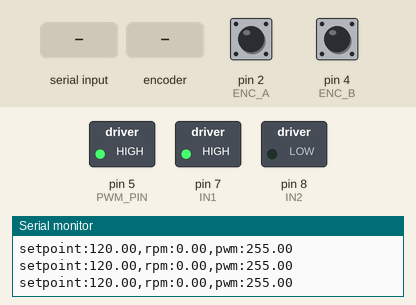
This program was run on a simulated Arduino Uno, built with avr-gcc and run on an emulated ATmega328P. Shown: switched loads named in the program (green lamp = pin HIGH), the last lines printed to the serial monitor. The test bench sets the inputs (shaded band); at power-on: pin 2 (ENC_A) HIGH, pin 4 (ENC_B) HIGH.

Above: at 1.2 s.
1.3 s: "x" received over Serial
At 3.4 s:
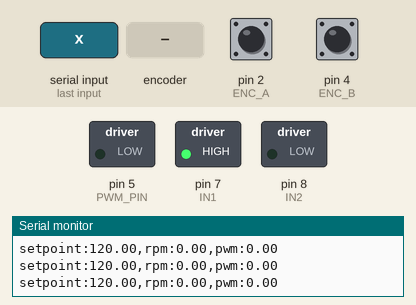
3.8 s: "g" received over Serial
At 6.0 s:
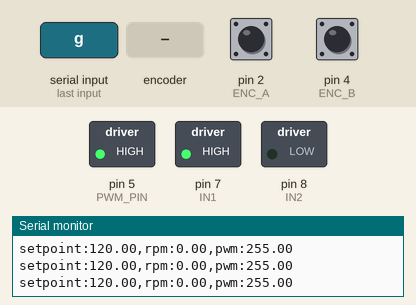
6.3 s: "s" received over Serial
At 8.3 s:
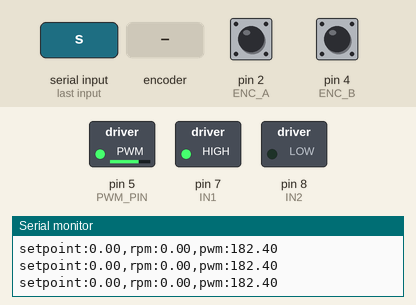
8.7 s: rotary encoder on pin 2 (ENC_A) / pin 4 (ENC_B) turned 3 steps (first pin leading)
At 8.92 s:
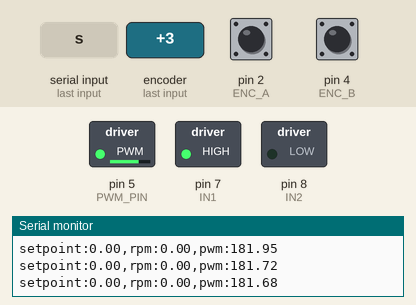
Timing chart, 0 to 11.7 s (numbered marks = the images above; inputs shaded):
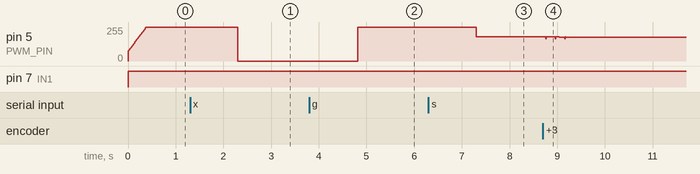

Measured:
- after the input at 1.3 s, pin 5 (PWM_PIN): 255/255 → 0/255 after 1.0 s
- after the input at 3.8 s, pin 5 (PWM_PIN): 0/255 → 255/255 after 1.0 s
- after the input at 6.3 s, pin 5 (PWM_PIN): 255/255 → 182/255 after 1.0 s
- after the input at 8.7 s, pin 5 (PWM_PIN): ramps from 182/255 to 166/255 and jumps back, once every 0.20 s

The program:

main.cpp
```cpp
// Closed-loop DC motor speed control.
//
// A quadrature encoder measures shaft speed; a PID controller running at a
// fixed 100 Hz drives an H-bridge (L298N or TB6612) with PWM. Gains and the
// setpoint are tuned live over the serial port, and telemetry is printed in a
// format the Arduino Serial Plotter understands.

#include <Arduino.h>
#include <Pid.h>

// ----- Wiring (Arduino Uno / Nano) -----
constexpr uint8_t ENC_A = 2;    // interrupt pin
constexpr uint8_t ENC_B = 4;
constexpr uint8_t PWM_PIN = 5;  // H-bridge enable (ENA), 980 Hz PWM on pin 5
constexpr uint8_t IN1 = 7;
constexpr uint8_t IN2 = 8;

// ----- Motor and loop parameters -----
// Encoder: 11 pulses per motor revolution, 30:1 gearbox, x1 decoding on channel A
// (one interrupt per pulse), so 330 counts per output shaft revolution.
constexpr float COUNTS_PER_REV = 11.0f * 30.0f;
constexpr float LOOP_HZ = 100.0f;
constexpr unsigned long LOOP_US = 1000000UL / static_cast<unsigned long>(LOOP_HZ);
constexpr float MAX_RPM = 330.0f;

volatile long encoderCount = 0;

void onEncoderA() {
  // x1 decoding on channel A rising edges: direction from channel B.
  encoderCount += digitalRead(ENC_B) ? -1 : 1;
}

Pid pid(0.6f, 4.0f, 0.005f, 1.0f / LOOP_HZ, -255.0f, 255.0f);
float setpointRpm = 120.0f;
bool enabled = true;
bool telemetry = true;

void driveMotor(float command) {
  const int pwm = constrain(static_cast<int>(fabs(command)), 0, 255);
  digitalWrite(IN1, command >= 0 ? HIGH : LOW);
  digitalWrite(IN2, command >= 0 ? LOW : HIGH);
  analogWrite(PWM_PIN, pwm);
}

float readRpm() {
  static long last = 0;
  noInterrupts();
  const long now = encoderCount;
  interrupts();
  const long delta = now - last;
  last = now;
  return delta * LOOP_HZ * 60.0f / COUNTS_PER_REV;
}

void printHelp() {
  Serial.println(F("Commands: s<rpm> set speed | p<kp> i<ki> d<kd> gains | f<alpha> D filter"));
  Serial.println(F("          x stop | g go | t toggle telemetry | ? show state"));
}

void printState() {
  Serial.print(F("setpoint=")); Serial.print(setpointRpm);
  Serial.print(F(" enabled=")); Serial.print(enabled);
  Serial.print(F(" integral=")); Serial.println(pid.integral());
}

void handleSerial() {
  if (!Serial.available()) return;
  const char cmd = Serial.read();
  const float value = Serial.parseFloat();
  static float kp = 0.6f, ki = 4.0f, kd = 0.005f;
  switch (cmd) {
    case 's': setpointRpm = constrain(value, -MAX_RPM, MAX_RPM); break;
    case 'p': kp = value; pid.setGains(kp, ki, kd); break;
    case 'i': ki = value; pid.setGains(kp, ki, kd); break;
    case 'd': kd = value; pid.setGains(kp, ki, kd); break;
    case 'f': pid.setDerivativeFilter(constrain(value, 0.01f, 1.0f)); break;
    case 'x': enabled = false; driveMotor(0); break;
    case 'g': enabled = true; pid.reset(readRpm()); break;
    case 't': telemetry = !telemetry; break;
    case '?': printState(); break;
    case 'h': printHelp(); break;
    default: break;
  }
}

void setup() {
  Serial.begin(115200);
  pinMode(ENC_A, INPUT_PULLUP);
  pinMode(ENC_B, INPUT_PULLUP);
  pinMode(PWM_PIN, OUTPUT);
  pinMode(IN1, OUTPUT);
  pinMode(IN2, OUTPUT);
  attachInterrupt(digitalPinToInterrupt(ENC_A), onEncoderA, RISING);
  pid.setDerivativeFilter(0.3f);
  printHelp();
}

void loop() {
  static unsigned long next = micros();
  handleSerial();
  if (static_cast<long>(micros() - next) < 0) return;
  next += LOOP_US;

  const float rpm = readRpm();
  const float command = enabled ? pid.update(setpointRpm, rpm) : 0.0f;
  if (enabled) driveMotor(command);

  static uint8_t divider = 0;
  if (telemetry && ++divider >= 5) {  // 20 Hz telemetry for the Serial Plotter
    divider = 0;
    Serial.print(F("setpoint:")); Serial.print(setpointRpm);
    Serial.print(F(",rpm:")); Serial.print(rpm);
    Serial.print(F(",pwm:")); Serial.println(command);
  }
}
```
